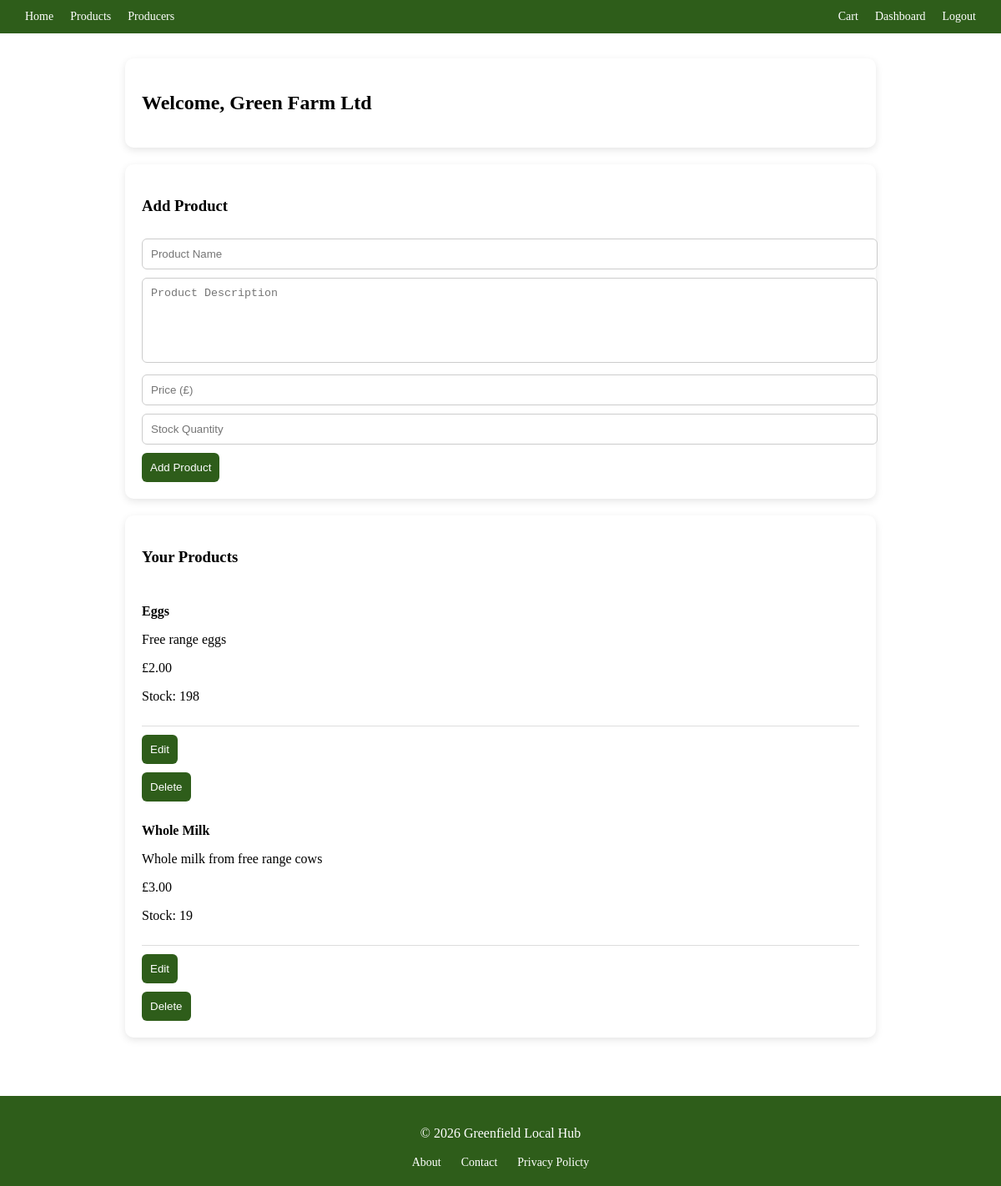
Page /producer_dashboard.php (signed in) on the committed database.
### tables this page shows
CREATE TABLE `producers` (
  `ProducerID` int(11) NOT NULL,
  `Name` varchar(100) NOT NULL,
  `Location` varchar(100) NOT NULL,
  `FarmingMethod` varchar(100) NOT NULL,
  `Email` varchar(100) NOT NULL,
  `Password` varchar(255) NOT NULL
);

CREATE TABLE `products` (
  `ProductID` int(11) NOT NULL,
  `Name` varchar(100) NOT NULL,
  `Description` text NOT NULL,
  `Price` decimal(5,2) NOT NULL,
  `StockLevel` int(11) NOT NULL,
  `ProducerID` int(11) DEFAULT NULL
);

### producer_dashboard.php (the view, shortened to what this page needs)
<?php
include("db.php");
$stmt = $connect->prepare("SELECT Name FROM Producers WHERE ProducerID = ?");
$stmt->bind_param("i", $_SESSION["ProducerID"]);
$stmt->execute();
$producer = $stmt->get_result()->fetch_assoc();
$stmt = $connect->prepare("SELECT * FROM Products WHERE ProducerID = ?");
$stmt->bind_param("i", $_SESSION["ProducerID"]);
$stmt->execute();
$products = $stmt->get_result();
?>
<!DOCTYPE html>
<html>
<head>
    <link rel="stylesheet" href="css/navbar.css">
    <link rel="stylesheet" href="css/producer.css">
    <link rel="stylesheet" href="css/footer.css">
</head>
<body>
<?php include("navbar.php"); ?>
<div class="main-content">
    <div class="dashboard">
        <div class="section">
            <h2>Welcome, <?php echo $producer["Name"]; ?></h2>
        </div>
        <div class="section">
            <h3>Add Product</h3>
            <form method="POST">
                <input type="text" name="name" placeholder="Product Name" required>
                <textarea name="description" placeholder="Product Description" required></textarea>
                <input type="number" step="0.01" name="price" placeholder="Price (£)" required>
                <input type="number" name="stock" placeholder="Stock Quantity" required>
                <button type="submit" name="addProduct">Add Product</button>
            </form>
        </div>
        <div class="section">
            <h3>Your Products</h3>
            <?php while ($row = $products->fetch_assoc()) { ?>
                <div class="product">
                    <p><strong><?php echo $row["Name"]; ?></strong></p>
                    <p><?php echo $row["Description"]; ?></p>
                    <p>£<?php echo $row["Price"]; ?></p>
                    <p>Stock: <?php echo $row["StockLevel"]; ?></p>
                </div>
                <form method="GET" action="edit_product.php">
                    <button type="submit">Edit</button>
                </form>
                <form method="POST">
                    <button type="submit">Delete</button>
                </form>
            <?php } ?>
        </div>
    </div>
</div>
<?php include("footer.php"); ?>
</body>
</html>

### css/navbar.css (style rules this page uses)
html, body { height: 100%; margin: 0; }
body { display: flex; flex-direction: column; min-height: 100vh; }
.main-content { flex: 1; }

### css/producer.css (style rules this page uses)
.dashboard { max-width: 900px; margin: 30px auto; }
.section { background: white; padding: 20px; margin-bottom: 20px; border-radius: 10px; box-shadow: 0 3px 10px rgba(0,0,0,0.1); }
input, textarea { width: 100%; padding: 10px; margin-top: 10px; border-radius: 6px; border: 1px solid #ccc; }
textarea { height: 80px; resize: none; }
button { margin-top: 10px; padding: 10px; background: #2e5d1a; color: white; border: none; border-radius: 6px; cursor: pointer; }
.product { border-bottom: 1px solid #ddd; padding: 10px 0; }

### rows in the picture
producers: Name "Green Farm Ltd"
products: Name "Eggs", Description "Free range eggs", Price "2.00", StockLevel "198"
products: Name "Whole Milk", Description "Whole milk from free range cows", Price "3.00", StockLevel "19"
